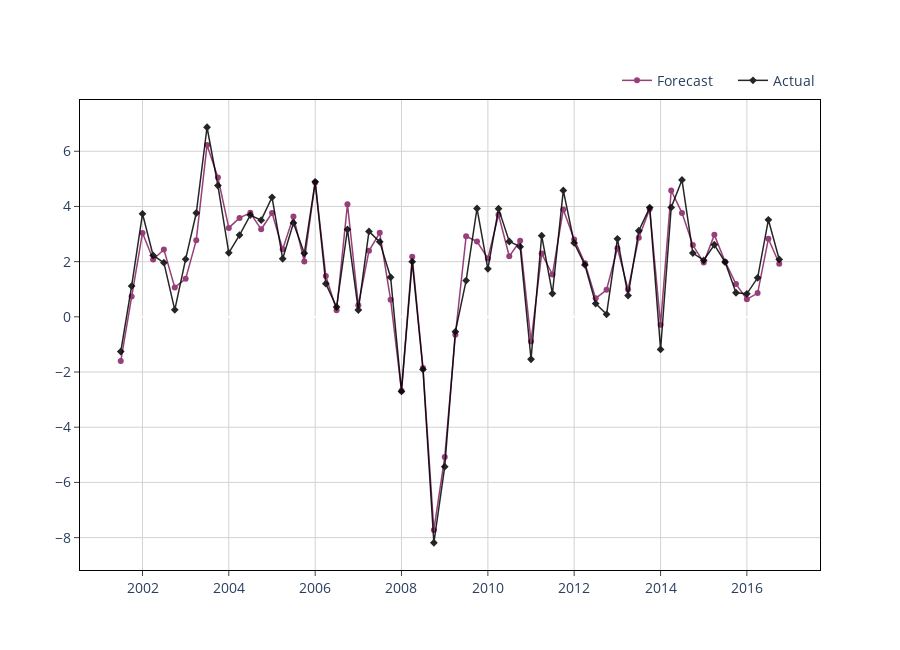

Notebook code for this chart:
### Code cell
from sklearn.linear_model import Ridge
from lineartree import LinearForestRegressor
from sklearn.model_selection import TimeSeriesSplit, GridSearchCV

# model = LinearForestRegressor(base_estimator=LinearRegression(), max_features=None)
# model.fit(X_train_scaled, y_train)

param_grid = {
    # 'n_estimators': [50, 100],  # Number of trees in the forest
    'max_depth': [3, 5, 10, 15],  # Maximum depth of the individual trees
    'min_samples_split': [2, 5, 10],  # Minimum samples required to split a node
    'min_samples_leaf': [1, 2, 3, 4, 5],  # Minimum samples required in a leaf node
    'max_features': ['sqrt', 'log2'],
    'min_impurity_decrease': [1e-6, 0.01, 0.1],  # A node will be split if this decrease in impurity is observed
    'min_weight_fraction_leaf': [1e-6, 0.01, 0.1]  # Minimum fraction of weight required to be in a leaf node
}


tscv = TimeSeriesSplit(n_splits=5)
lin_forest = LinearForestRegressor(base_estimator=Ridge(), random_state=42)
grid_search = GridSearchCV(estimator=lin_forest, param_grid=param_grid, cv=tscv, scoring='neg_mean_squared_error', n_jobs=-1)

grid_search.fit(X_train_scaled.drop(columns=["ICSA"]), y_train)

print("Best hyperparameters:", grid_search.best_params_)
model = grid_search.best_estimator_

model.fit(X_train_scaled.drop(columns=["ICSA"]), y_train)

train_preds = pd.DataFrame.from_dict({
    "date": X_train.index,
    "predictions": model.predict(X_train_scaled.drop(columns=["ICSA"])),
    "actuals": y_train[target_col_name].values
})

plot_prediction(dt=train_preds.date, y_pred=train_preds.predictions, y_actual=train_preds.actuals, mode="lines+markers", legend_position=(1, 1.075))

model.predict(X_test_scaled.drop(columns=["ICSA"]))[0]

### Figure 1 — Plotly figure (JSON) as saved in the notebook; plotly's stock layout.template omitted (floating-point values rounded to 4 significant figures)
{"data": [{"line": {"color": "#841E62", "width": 1.5}, "marker": {"size": 6}, "mode": "lines+markers", "name": "Forecast", "opacity": 0.85, "type": "scatter", "x": ["2001-07-01T00:00:00", "2001-10-01T00:00:00", "2002-01-01T00:00:00", "2002-04-01T00:00:00", "2002-07-01T00:00:00", "2002-10-01T00:00:00", "2003-01-01T00:00:00", "2003-04-01T00:00:00", "2003-07-01T00:00:00", "2003-10-01T00:00:00", "2004-01-01T00:00:00", "2004-04-01T00:00:00", "2004-07-01T00:00:00", "2004-10-01T00:00:00", "2005-01-01T00:00:00", "2005-04-01T00:00:00", "2005-07-01T00:00:00", "2005-10-01T00:00:00", "2006-01-01T00:00:00", "2006-04-01T00:00:00", "2006-07-01T00:00:00", "2006-10-01T00:00:00", "2007-01-01T00:00:00", "2007-04-01T00:00:00", "2007-07-01T00:00:00", "2007-10-01T00:00:00", "2008-01-01T00:00:00", "2008-04-01T00:00:00", "2008-07-01T00:00:00", "2008-10-01T00:00:00", "2009-01-01T00:00:00", "2009-04-01T00:00:00", "2009-07-01T00:00:00", "2009-10-01T00:00:00", "2010-01-01T00:00:00", "2010-04-01T00:00:00", "2010-07-01T00:00:00", "2010-10-01T00:00:00", "2011-01-01T00:00:00", "2011-04-01T00:00:00", "2011-07-01T00:00:00", "2011-10-01T00:00:00", "2012-01-01T00:00:00", "2012-04-01T00:00:00", "2012-07-01T00:00:00", "2012-10-01T00:00:00", "2013-01-01T00:00:00", "2013-04-01T00:00:00", "2013-07-01T00:00:00", "2013-10-01T00:00:00", "2014-01-01T00:00:00", "2014-04-01T00:00:00", "2014-07-01T00:00:00", "2014-10-01T00:00:00", "2015-01-01T00:00:00", "2015-04-01T00:00:00", "2015-07-01T00:00:00", "2015-10-01T00:00:00", "2016-01-01T00:00:00", "2016-04-01T00:00:00", "2016-07-01T00:00:00", "2016-10-01T00:00:00"], "y": [-1.602, 0.7353, 3.039, 2.077, 2.438, 1.066, 1.377, 2.779, 6.23, 5.05, 3.223, 3.585, 3.768, 3.173, 3.764, 2.452, 3.634, 2.006, 4.87, 1.48, 0.2379, 4.083, 0.4208, 2.393, 3.044, 0.621, -2.675, 2.173, -1.853, -7.722, -5.078, -0.6481, 2.921, 2.729, 2.116, 3.7, 2.193, 2.756, -0.8935, 2.293, 1.533, 3.89, 2.807, 1.943, 0.6697, 0.9828, 2.488, 0.9968, 2.869, 3.912, -0.2825, 4.579, 3.767, 2.602, 1.965, 2.97, 1.999, 1.187, 0.6358, 0.8595, 2.829, 1.922]}, {"line": {"color": "#000000", "width": 1.5}, "marker": {"size": 6, "symbol": "diamond"}, "mode": "lines+markers", "name": "Actual", "opacity": 0.85, "type": "scatter", "x": ["2001-07-01T00:00:00", "2001-10-01T00:00:00", "2002-01-01T00:00:00", "2002-04-01T00:00:00", "2002-07-01T00:00:00", "2002-10-01T00:00:00", "2003-01-01T00:00:00", "2003-04-01T00:00:00", "2003-07-01T00:00:00", "2003-10-01T00:00:00", "2004-01-01T00:00:00", "2004-04-01T00:00:00", "2004-07-01T00:00:00", "2004-10-01T00:00:00", "2005-01-01T00:00:00", "2005-04-01T00:00:00", "2005-07-01T00:00:00", "2005-10-01T00:00:00", "2006-01-01T00:00:00", "2006-04-01T00:00:00", "2006-07-01T00:00:00", "2006-10-01T00:00:00", "2007-01-01T00:00:00", "2007-04-01T00:00:00", "2007-07-01T00:00:00", "2007-10-01T00:00:00", "2008-01-01T00:00:00", "2008-04-01T00:00:00", "2008-07-01T00:00:00", "2008-10-01T00:00:00", "2009-01-01T00:00:00", "2009-04-01T00:00:00", "2009-07-01T00:00:00", "2009-10-01T00:00:00", "2010-01-01T00:00:00", "2010-04-01T00:00:00", "2010-07-01T00:00:00", "2010-10-01T00:00:00", "2011-01-01T00:00:00", "2011-04-01T00:00:00", "2011-07-01T00:00:00", "2011-10-01T00:00:00", "2012-01-01T00:00:00", "2012-04-01T00:00:00", "2012-07-01T00:00:00", "2012-10-01T00:00:00", "2013-01-01T00:00:00", "2013-04-01T00:00:00", "2013-07-01T00:00:00", "2013-10-01T00:00:00", "2014-01-01T00:00:00", "2014-04-01T00:00:00", "2014-07-01T00:00:00", "2014-10-01T00:00:00", "2015-01-01T00:00:00", "2015-04-01T00:00:00", "2015-07-01T00:00:00", "2015-10-01T00:00:00", "2016-01-01T00:00:00", "2016-04-01T00:00:00", "2016-07-01T00:00:00", "2016-10-01T00:00:00"], "y": [-1.259, 1.116, 3.735, 2.224, 1.963, 0.2534, 2.09, 3.763, 6.87, 4.758, 2.32, 2.963, 3.686, 3.504, 4.332, 2.104, 3.404, 2.303, 4.893, 1.202, 0.3569, 3.168, 0.2476, 3.097, 2.718, 1.435, -2.702, 2.0, -1.906, -8.186, -5.429, -0.5387, 1.313, 3.928, 1.741, 3.921, 2.729, 2.543, -1.536, 2.943, 0.8432, 4.582, 2.678, 1.881, 0.48, 0.09105, 2.827, 0.7691, 3.121, 3.96, -1.183, 3.964, 4.962, 2.311, 2.049, 2.612, 1.986, 0.8731, 0.8346, 1.414, 3.516, 2.08]}], "layout": {"autosize": false, "height": 650, "hovermode": "x", "legend": {"bgcolor": "rgba(0, 0, 0, 0)", "bordercolor": "rgba(0, 0, 0, 0)", "font": {"size": 14}, "indentation": 15, "orientation": "h", "x": 1, "xanchor": "right", "y": 1.075, "yanchor": "auto"}, "plot_bgcolor": "white", "title": {"text": ""}, "width": 900, "xaxis": {"gridcolor": "lightgrey", "linecolor": "black", "mirror": true, "showline": true, "tickfont": {"size": 14}, "ticks": "outside"}, "yaxis": {"gridcolor": "lightgrey", "linecolor": "black", "mirror": true, "showline": true, "tickfont": {"size": 14}, "ticks": "outside", "title": {"text": ""}}}}
